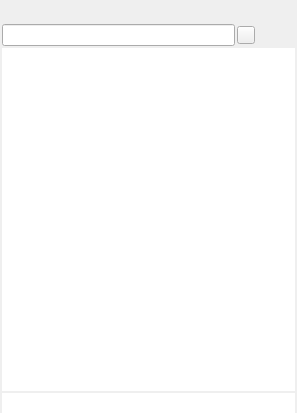
<?xml version="1.0" encoding="UTF-8"?>
<ui version="4.0">
 <class>NoteWidget</class>
 <widget class="QWidget" name="NoteWidget">
  <property name="geometry">
   <rect>
    <x>0</x>
    <y>0</y>
    <width>297</width>
    <height>413</height>
   </rect>
  </property>
  <property name="windowTitle">
   <string>Form</string>
  </property>
  <layout class="QGridLayout" name="gridLayout">
   <property name="leftMargin">
    <number>2</number>
   </property>
   <property name="topMargin">
    <number>0</number>
   </property>
   <property name="rightMargin">
    <number>2</number>
   </property>
   <property name="bottomMargin">
    <number>0</number>
   </property>
   <property name="horizontalSpacing">
    <number>0</number>
   </property>
   <property name="verticalSpacing">
    <number>2</number>
   </property>
   <item row="2" column="0">
    <widget class="NoteView" name="noteView">
     <property name="frameShape">
      <enum>QFrame::NoFrame</enum>
     </property>
    </widget>
   </item>
   <item row="0" column="0">
    <spacer name="verticalSpacer">
     <property name="orientation">
      <enum>Qt::Vertical</enum>
     </property>
     <property name="sizeType">
      <enum>QSizePolicy::Fixed</enum>
     </property>
     <property name="sizeHint" stdset="0">
      <size>
       <width>20</width>
       <height>24</height>
      </size>
     </property>
    </spacer>
   </item>
   <item row="3" column="0">
    <widget class="QLineEdit" name="noteCountView">
     <property name="frame">
      <bool>false</bool>
     </property>
     <property name="readOnly">
      <bool>true</bool>
     </property>
    </widget>
   </item>
   <item row="1" column="0">
    <widget class="QFrame" name="actionFrame">
     <layout class="QHBoxLayout" name="horizontalLayout">
      <property name="spacing">
       <number>2</number>
      </property>
      <property name="leftMargin">
       <number>0</number>
      </property>
      <property name="topMargin">
       <number>0</number>
      </property>
      <property name="rightMargin">
       <number>0</number>
      </property>
      <property name="bottomMargin">
       <number>0</number>
      </property>
      <item>
       <widget class="QLineEdit" name="searchEdit"/>
      </item>
      <item>
       <widget class="QPushButton" name="pushButton">
        <property name="sizePolicy">
         <sizepolicy hsizetype="Fixed" vsizetype="Fixed">
          <horstretch>0</horstretch>
          <verstretch>0</verstretch>
         </sizepolicy>
        </property>
        <property name="minimumSize">
         <size>
          <width>18</width>
          <height>18</height>
         </size>
        </property>
        <property name="maximumSize">
         <size>
          <width>18</width>
          <height>18</height>
         </size>
        </property>
        <property name="text">
         <string/>
        </property>
        <property name="iconSize">
         <size>
          <width>12</width>
          <height>12</height>
         </size>
        </property>
        <property name="autoDefault">
         <bool>true</bool>
        </property>
       </widget>
      </item>
      <item>
       <widget class="QPushButton" name="trashButton">
        <property name="minimumSize">
         <size>
          <width>18</width>
          <height>18</height>
         </size>
        </property>
        <property name="maximumSize">
         <size>
          <width>18</width>
          <height>18</height>
         </size>
        </property>
        <property name="text">
         <string/>
        </property>
        <property name="iconSize">
         <size>
          <width>12</width>
          <height>12</height>
         </size>
        </property>
        <property name="flat">
         <bool>true</bool>
        </property>
       </widget>
      </item>
      <item>
       <widget class="QPushButton" name="newNoteButton">
        <property name="minimumSize">
         <size>
          <width>18</width>
          <height>18</height>
         </size>
        </property>
        <property name="maximumSize">
         <size>
          <width>18</width>
          <height>18</height>
         </size>
        </property>
        <property name="text">
         <string/>
        </property>
        <property name="iconSize">
         <size>
          <width>12</width>
          <height>12</height>
         </size>
        </property>
        <property name="flat">
         <bool>true</bool>
        </property>
       </widget>
      </item>
     </layout>
    </widget>
   </item>
  </layout>
 </widget>
 <customwidgets>
  <customwidget>
   <class>NoteView</class>
   <extends>QListView</extends>
   <header>noteview.h</header>
  </customwidget>
 </customwidgets>
 <resources/>
 <connections/>
</ui>
